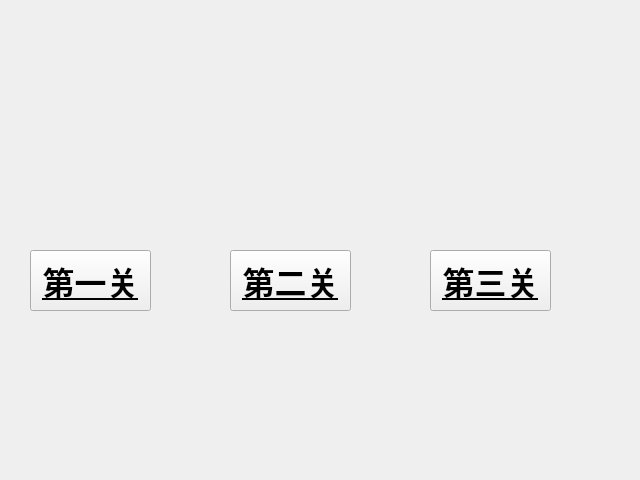
<?xml version="1.0" encoding="UTF-8"?>
<ui version="4.0">
 <class>StartFrom</class>
 <widget class="QWidget" name="StartFrom">
  <property name="geometry">
   <rect>
    <x>0</x>
    <y>0</y>
    <width>640</width>
    <height>480</height>
   </rect>
  </property>
  <property name="windowTitle">
   <string>Form</string>
  </property>
  <property name="styleSheet">
   <string notr="true">image: url(:/image/界面背景.png);</string>
  </property>
  <widget class="QPushButton" name="pushButton">
   <property name="geometry">
    <rect>
     <x>30</x>
     <y>250</y>
     <width>121</width>
     <height>61</height>
    </rect>
   </property>
   <property name="font">
    <font>
     <family>宋体</family>
     <pointsize>24</pointsize>
     <weight>75</weight>
     <bold>true</bold>
     <underline>true</underline>
    </font>
   </property>
   <property name="styleSheet">
    <string notr="true"/>
   </property>
   <property name="text">
    <string>第一关</string>
   </property>
  </widget>
  <widget class="QPushButton" name="pushButton_2">
   <property name="geometry">
    <rect>
     <x>230</x>
     <y>250</y>
     <width>121</width>
     <height>61</height>
    </rect>
   </property>
   <property name="font">
    <font>
     <family>宋体</family>
     <pointsize>24</pointsize>
     <weight>75</weight>
     <bold>true</bold>
     <underline>true</underline>
    </font>
   </property>
   <property name="text">
    <string>第二关</string>
   </property>
  </widget>
  <widget class="QPushButton" name="pushButton_3">
   <property name="geometry">
    <rect>
     <x>430</x>
     <y>250</y>
     <width>121</width>
     <height>61</height>
    </rect>
   </property>
   <property name="font">
    <font>
     <family>宋体</family>
     <pointsize>24</pointsize>
     <weight>75</weight>
     <bold>true</bold>
     <underline>true</underline>
    </font>
   </property>
   <property name="text">
    <string>第三关</string>
   </property>
  </widget>
 </widget>
 <resources/>
 <connections/>
</ui>
